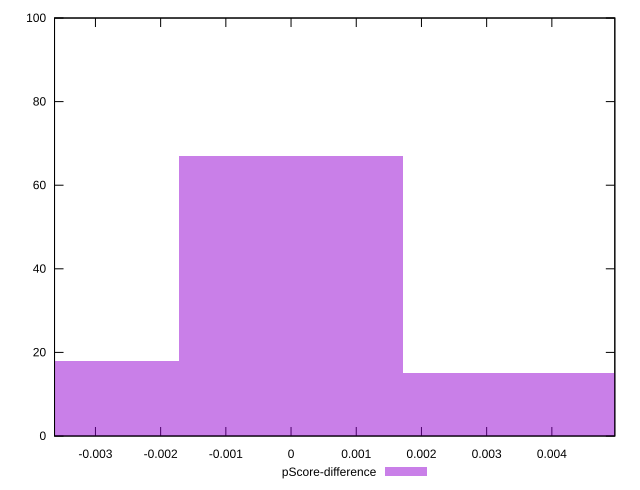

Write the gnuplot code that produced this figure.
reset

$pScoreDifference <<EOF
0 67
-0.0034428104527711497 18
0.0034428104527711497 15
EOF

set key outside below
set boxwidth 0.0034428104527711497
set xrange [-0.003627499987681637:0.00496583335101608]
set yrange [0:100]
set trange [0:100]
set style fill transparent solid 0.5 noborder
set terminal svg size 640, 490 enhanced background rgb 'white'
set output "report_00009_2021-02-08T22-37-41.559Z/uses-rel-preconnect/samples/pages+cached/pScore-difference/histogram.svg"

plot $pScoreDifference title "pScore-difference" with boxes

reset
